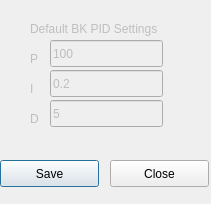
<?xml version="1.0" encoding="UTF-8"?>
<ui version="4.0">
 <class>BKPIDSettingsPopup</class>
 <widget class="QDialog" name="BKPIDSettingsPopup">
  <property name="geometry">
   <rect>
    <x>0</x>
    <y>0</y>
    <width>211</width>
    <height>204</height>
   </rect>
  </property>
  <property name="windowTitle">
   <string>Dialog</string>
  </property>
  <widget class="QLabel" name="label_111">
   <property name="enabled">
    <bool>false</bool>
   </property>
   <property name="geometry">
    <rect>
     <x>30</x>
     <y>80</y>
     <width>21</width>
     <height>17</height>
    </rect>
   </property>
   <property name="text">
    <string>I</string>
   </property>
  </widget>
  <widget class="QLineEdit" name="LE_Config_BKPID_PVal">
   <property name="enabled">
    <bool>false</bool>
   </property>
   <property name="geometry">
    <rect>
     <x>50</x>
     <y>40</y>
     <width>113</width>
     <height>27</height>
    </rect>
   </property>
   <property name="text">
    <string>100</string>
   </property>
  </widget>
  <widget class="QLabel" name="label_114">
   <property name="enabled">
    <bool>false</bool>
   </property>
   <property name="geometry">
    <rect>
     <x>30</x>
     <y>20</y>
     <width>191</width>
     <height>17</height>
    </rect>
   </property>
   <property name="text">
    <string>Default BK PID Settings</string>
   </property>
  </widget>
  <widget class="QLabel" name="label_113">
   <property name="enabled">
    <bool>false</bool>
   </property>
   <property name="geometry">
    <rect>
     <x>30</x>
     <y>110</y>
     <width>21</width>
     <height>17</height>
    </rect>
   </property>
   <property name="text">
    <string>D</string>
   </property>
  </widget>
  <widget class="QLabel" name="label_106">
   <property name="enabled">
    <bool>false</bool>
   </property>
   <property name="geometry">
    <rect>
     <x>30</x>
     <y>50</y>
     <width>151</width>
     <height>17</height>
    </rect>
   </property>
   <property name="text">
    <string>P</string>
   </property>
  </widget>
  <widget class="QLineEdit" name="LE_Config_BKPID_DVal">
   <property name="enabled">
    <bool>false</bool>
   </property>
   <property name="geometry">
    <rect>
     <x>50</x>
     <y>100</y>
     <width>113</width>
     <height>27</height>
    </rect>
   </property>
   <property name="text">
    <string>5</string>
   </property>
  </widget>
  <widget class="QLineEdit" name="LE_Config_BKPID_IVal">
   <property name="enabled">
    <bool>false</bool>
   </property>
   <property name="geometry">
    <rect>
     <x>50</x>
     <y>70</y>
     <width>113</width>
     <height>27</height>
    </rect>
   </property>
   <property name="text">
    <string>0.2</string>
   </property>
  </widget>
  <widget class="QPushButton" name="PB_BKPID_Save">
   <property name="geometry">
    <rect>
     <x>0</x>
     <y>160</y>
     <width>99</width>
     <height>27</height>
    </rect>
   </property>
   <property name="text">
    <string>Save</string>
   </property>
  </widget>
  <widget class="QPushButton" name="PB_BKPID_Close">
   <property name="geometry">
    <rect>
     <x>110</x>
     <y>160</y>
     <width>99</width>
     <height>27</height>
    </rect>
   </property>
   <property name="text">
    <string>Close</string>
   </property>
  </widget>
 </widget>
 <resources/>
 <connections/>
</ui>
